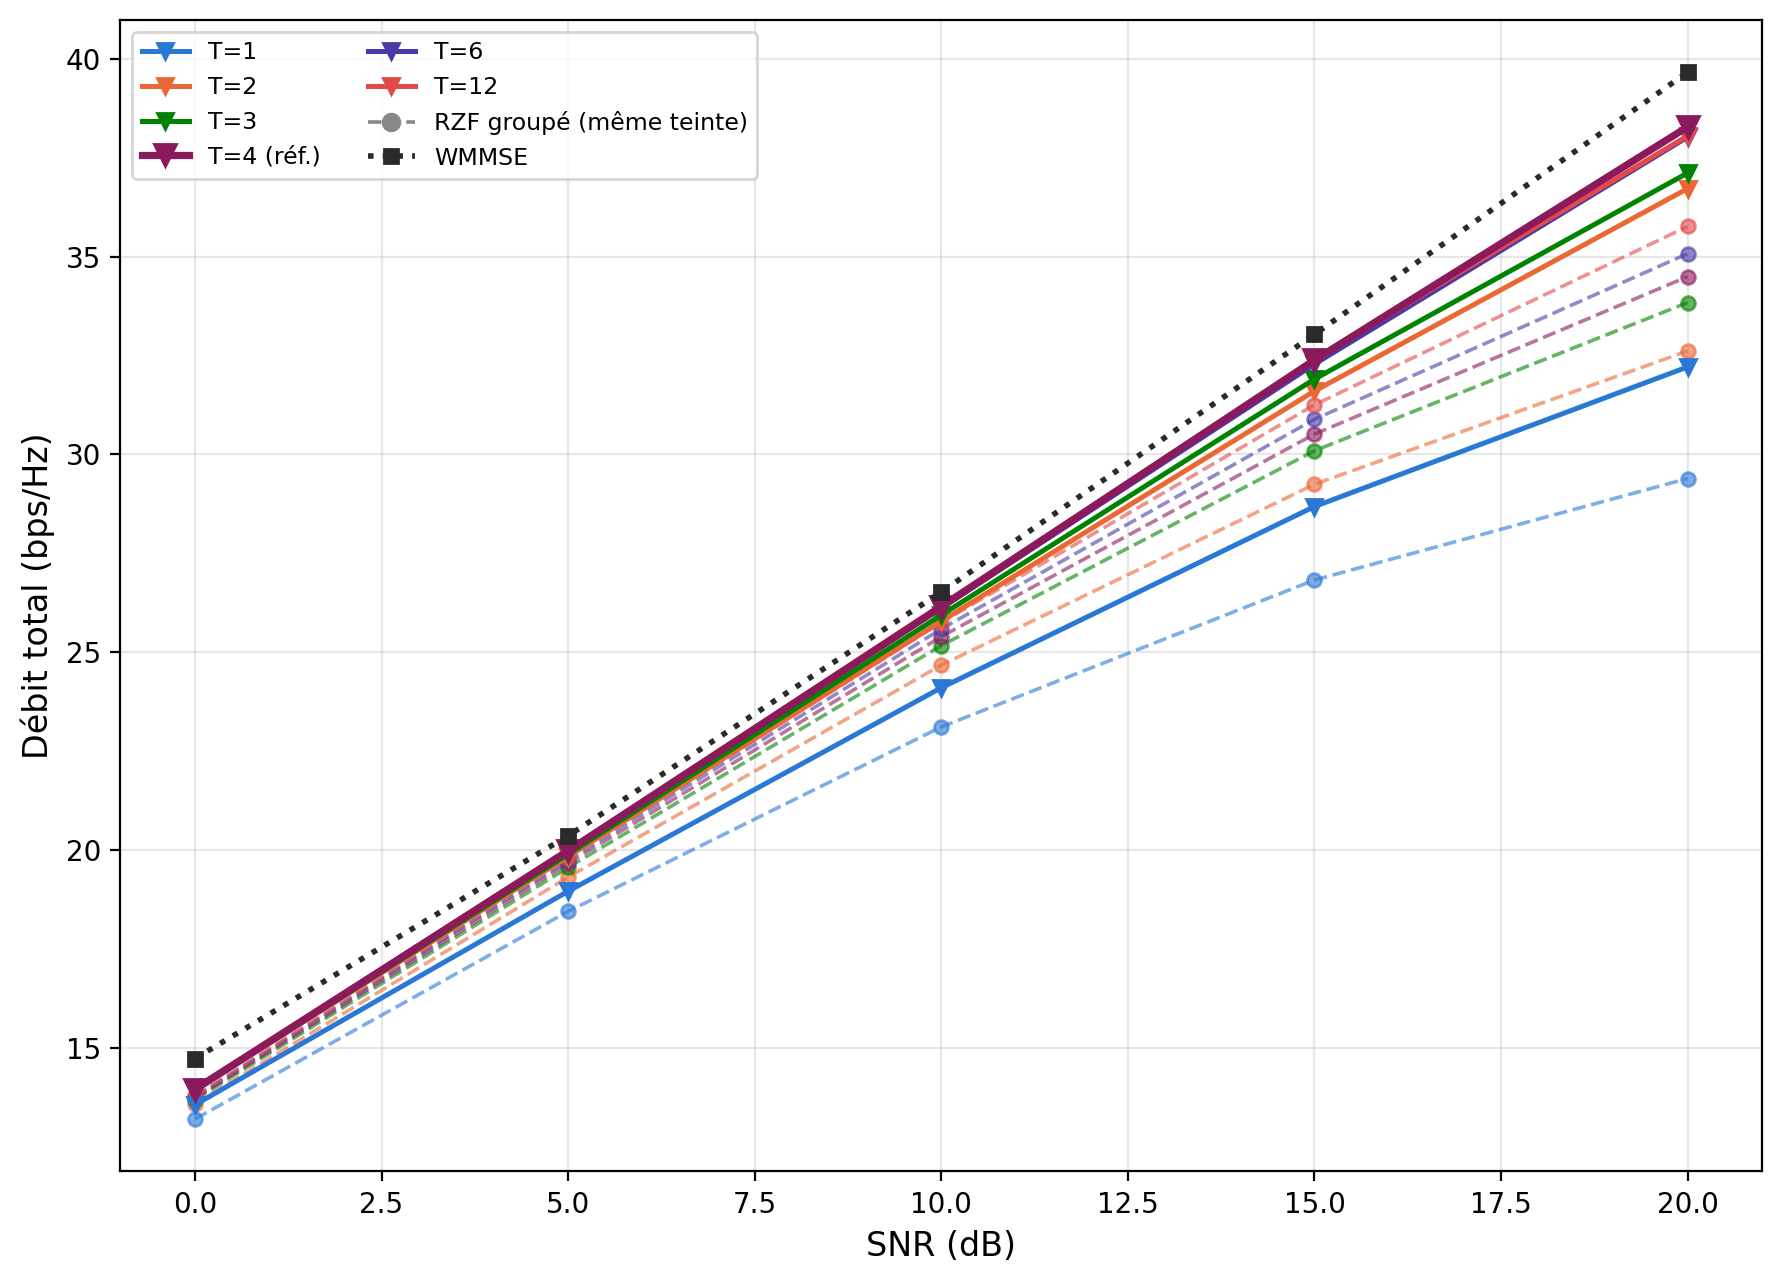

Here is the Python script that generated this plot:
"""
figC_sumrate_snr_T.py — Figure C : débit somme vs SNR pour TA-RB
(Agrégation par RB, résiduel) pour les 6 T ∈ {1,2,3,4,6,12}, + RZF
groupé à compression équivalente par T + WMMSE en repère.

**Couleurs** (2e révision, demande utilisateur) : le dégradé séquentiel
magenta (1ère révision) rendait les 6 T trop proches visuellement,
notamment les pointillés RZF-groupé difficiles à associer à leur T.
Remplacé par une **palette catégorielle à 6 teintes bien distinctes**
(palette de référence dataviz, sous-ensemble à plus fort contraste
mutuel) -- TA-RB (plein) et son RZF-groupé (pointillé, même teinte)
restent appariés par couleur pour un même T, mais chaque T est
maintenant immédiatement identifiable.

T=4 = référence TA-RB (meilleur %WMMSE moyen du sweep, moins cher que
T=6/T=12, cf. Figure B) -- mis en évidence (marqueur plus grand).

Usage: python3 figC_sumrate_snr_T.py  (depuis results/figures_final/, CPU)
"""
import json
import numpy as np
import matplotlib
matplotlib.use('Agg')
import matplotlib.pyplot as plt

DATA_DIR = '../../results/'

T_VALUES = [1, 2, 3, 4, 6, 12]
T_RECOMMENDED = 4
SNR_NEURAL = [0.0, 5.0, 10.0, 15.0, 17.5, 20.0]
SNR_RZF = [0.0, 10.0, 20.0]

# 6 teintes catégorielles distinctes (palette de référence dataviz, sous-ensemble
# à fort contraste mutuel -- évite les paires adjacentes faibles yellow/aqua) :
T_COLORS = {1: '#2a78d6', 2: '#eb6834', 3: '#008300', 4: '#8b1a5c',
            6: '#4a3aa7', 12: '#e34948'}

classical = np.load(DATA_DIR + 'classical_comparison_M8K4.npy', allow_pickle=True).item()
snr_classical = classical['snr']

tsweep = {T: json.load(open(DATA_DIR + f'diag_tarb_residual_signed_attn_T{T}_train.json'))['evals']
          for T in T_VALUES}
rzf_grouped = json.load(open(DATA_DIR + 'diag_rzf_grouped_for_tsweep.json'))

fig, ax = plt.subplots(figsize=(9, 6.5))

for T in T_VALUES:
    c = T_COLORS[T]
    is_ref = (T == T_RECOMMENDED)
    y_n = [tsweep[T][f'{s:.1f}'] for s in SNR_NEURAL]
    ax.plot(SNR_NEURAL, y_n, color=c, marker='v', linestyle='-',
            linewidth=2.6 if is_ref else 1.8, markersize=8 if is_ref else 6,
            label=f'T={T}' + (' (réf.)' if is_ref else ''), zorder=4 if is_ref else 3)

    y_r = [rzf_grouped[str(T)]['rates'][f'{s:.1f}'] for s in SNR_RZF]
    ax.plot(SNR_RZF, y_r, color=c, marker='o', linestyle='--',
            linewidth=1.3, markersize=5, alpha=0.6, zorder=2)

ax.plot([], [], color='#888888', marker='o', linestyle='--', linewidth=1.3,
        label='RZF groupé (même teinte)')
ax.plot(snr_classical, classical['wmmse'], color='#2a2a2a', marker='s', linestyle=':',
        linewidth=2, markersize=5, label='WMMSE', zorder=5)

ax.set_xlabel('SNR (dB)', fontsize=12)
ax.set_ylabel('Débit total (bps/Hz)', fontsize=12)
ax.legend(fontsize=8.5, loc='upper left', ncol=2)
ax.grid(True, alpha=0.3)
fig.tight_layout()
fig.savefig('figC_sumrate_snr_T.png', dpi=200, bbox_inches='tight')
fig.savefig('figC_sumrate_snr_T.pdf', bbox_inches='tight')
plt.close(fig)

out = {'neural_by_T': {str(T): tsweep[T] for T in T_VALUES},
       'rzf_grouped_by_T': rzf_grouped,
       'wmmse_ref': {'snr': list(snr_classical), 'rate': list(classical['wmmse'])},
       'T_recommended': T_RECOMMENDED}
with open('figC_sumrate_snr_T.json', 'w') as f:
    json.dump(out, f, indent=2)
print('✅ Figure C -> figC_sumrate_snr_T.{png,pdf,json}')
